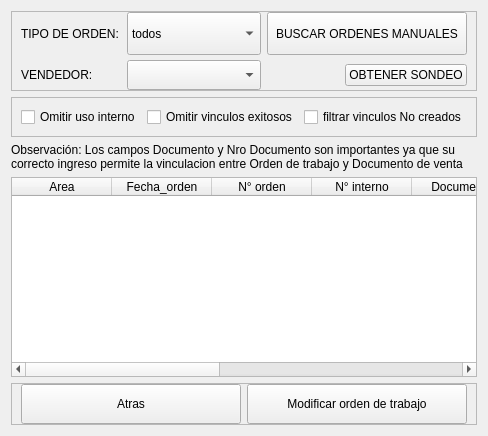
                <widget class="QWidget" name="tab_6">
                 <attribute name="title">
                  <string>ORDENES MANUALES</string>
                 </attribute>
                 <layout class="QVBoxLayout" name="verticalLayout_24">
                  <item>
                   <widget class="QFrame" name="frame">
                    <property name="minimumSize">
                     <size>
                      <width>0</width>
                      <height>80</height>
                     </size>
                    </property>
                    <property name="maximumSize">
                     <size>
                      <width>16777215</width>
                      <height>100</height>
                     </size>
                    </property>
                    <property name="frameShape">
                     <enum>QFrame::StyledPanel</enum>
                    </property>
                    <property name="frameShadow">
                     <enum>QFrame::Raised</enum>
                    </property>
                    <layout class="QGridLayout" name="gridLayout_9">
                     <property name="topMargin">
                      <number>0</number>
                     </property>
                     <property name="bottomMargin">
                      <number>0</number>
                     </property>
                     <property name="verticalSpacing">
                      <number>5</number>
                     </property>
                     <item row="1" column="3">
                      <widget class="QPushButton" name="btn_buscar_manuales">
                       <property name="minimumSize">
                        <size>
                         <width>200</width>
                         <height>0</height>
                        </size>
                       </property>
                       <property name="maximumSize">
                        <size>
                         <width>16777215</width>
                         <height>60</height>
                        </size>
                       </property>
                       <property name="text">
                        <string>BUSCAR ORDENES MANUALES</string>
                       </property>
                      </widget>
                     </item>
                     <item row="1" column="2">
                      <widget class="QComboBox" name="box_tipo_orden">
                       <property name="minimumSize">
                        <size>
                         <width>0</width>
                         <height>30</height>
                        </size>
                       </property>
                       <property name="maximumSize">
                        <size>
                         <width>300</width>
                         <height>50</height>
                        </size>
                       </property>
                       <item>
                        <property name="text">
                         <string>todos</string>
                        </property>
                       </item>
                       <item>
                        <property name="text">
                         <string>DIMENSIONADO</string>
                        </property>
                       </item>
                       <item>
                        <property name="text">
                         <string>ELABORACION</string>
                        </property>
                       </item>
                       <item>
                        <property name="text">
                         <string>CARPINTERIA</string>
                        </property>
                       </item>
                       <item>
                        <property name="text">
                         <string>PALLETS</string>
                        </property>
                       </item>
                      </widget>
                     </item>
                     <item row="2" column="0">
                      <widget class="QLabel" name="label_60">
                       <property name="maximumSize">
                        <size>
                         <width>100</width>
                         <height>16777215</height>
                        </size>
                       </property>
                       <property name="text">
                        <string>VENDEDOR:</string>
                       </property>
                      </widget>
                     </item>
                     <item row="2" column="2">
                      <widget class="QComboBox" name="box_vendedores">
                       <property name="minimumSize">
                        <size>
                         <width>0</width>
                         <height>30</height>
                        </size>
                       </property>
                      </widget>
                     </item>
                     <item row="1" column="0">
                      <widget class="QLabel" name="label_35">
                       <property name="maximumSize">
                        <size>
                         <width>100</width>
                         <height>50</height>
                        </size>
                       </property>
                       <property name="text">
                        <string>TIPO DE ORDEN:</string>
                       </property>
                      </widget>
                     </item>
                     <item row="2" column="3" alignment="Qt::AlignRight">
                      <widget class="QPushButton" name="btn_obtener_sondeo">
                       <property name="minimumSize">
                        <size>
                         <width>50</width>
                         <height>0</height>
                        </size>
                       </property>
                       <property name="maximumSize">
                        <size>
                         <width>200</width>
                         <height>16777215</height>
                        </size>
                       </property>
                       <property name="text">
                        <string>OBTENER SONDEO</string>
                       </property>
                      </widget>
                     </item>
                    </layout>
                   </widget>
                  </item>
                  <item>
                   <widget class="QFrame" name="frame_33">
                    <property name="frameShape">
                     <enum>QFrame::StyledPanel</enum>
                    </property>
                    <property name="frameShadow">
                     <enum>QFrame::Raised</enum>
                    </property>
                    <layout class="QHBoxLayout" name="horizontalLayout_38">
                     <item>
                      <widget class="QCheckBox" name="ch_omitir_carp">
                       <property name="text">
                        <string>Omitir uso interno</string>
                       </property>
                      </widget>
                     </item>
                     <item>
                      <widget class="QCheckBox" name="ch_omitir_exito">
                       <property name="text">
                        <string>Omitir vinculos exitosos</string>
                       </property>
                      </widget>
                     </item>
                     <item>
                      <widget class="QCheckBox" name="check_incompletas">
                       <property name="text">
                        <string>filtrar vinculos No creados</string>
                       </property>
                      </widget>
                     </item>
                    </layout>
                   </widget>
                  </item>
                  <item>
                   <widget class="QLabel" name="label_45">
                    <property name="text">
                     <string>Observación: Los campos Documento y Nro Documento son importantes ya que su correcto ingreso permite la vinculacion entre Orden de trabajo y Documento de venta</string>
                    </property>
                    <property name="wordWrap">
                     <bool>true</bool>
                    </property>
                   </widget>
                  </item>
                  <item>
                   <widget class="QTableWidget" name="tb_orden_manual_2">
                    <property name="sizePolicy">
                     <sizepolicy hsizetype="Expanding" vsizetype="Expanding">
                      <horstretch>0</horstretch>
                      <verstretch>0</verstretch>
                     </sizepolicy>
                    </property>
                    <property name="minimumSize">
                     <size>
                      <width>200</width>
                      <height>200</height>
                     </size>
                    </property>
                    <property name="columnCount">
                     <number>9</number>
                    </property>
                    <column>
                     <property name="text">
                      <string>Area</string>
                     </property>
                    </column>
                    <column>
                     <property name="text">
                      <string>Fecha_orden</string>
                     </property>
                    </column>
                    <column>
                     <property name="text">
                      <string>N° orden</string>
                     </property>
                    </column>
                    <column>
                     <property name="text">
                      <string>N° interno</string>
                     </property>
                    </column>
                    <column>
                     <property name="text">
                      <string>Documento</string>
                     </property>
                    </column>
                    <column>
                     <property name="text">
                      <string>N° Documento</string>
                     </property>
                    </column>
                    <column>
                     <property name="text">
                      <string>Cliente</string>
                     </property>
                    </column>
                    <column>
                     <property name="text">
                      <string>Vinculo</string>
                     </property>
                    </column>
                    <column>
                     <property name="text">
                      <string>vendedor</string>
                     </property>
                    </column>
                   </widget>
                  </item>
                  <item>
                   <widget class="QFrame" name="btn_footer_2">
                    <property name="minimumSize">
                     <size>
                      <width>0</width>
                      <height>40</height>
                     </size>
                    </property>
                    <property name="maximumSize">
                     <size>
                      <width>16777215</width>
                      <height>50</height>
                     </size>
                    </property>
                    <property name="frameShape">
                     <enum>QFrame::StyledPanel</enum>
                    </property>
                    <property name="frameShadow">
                     <enum>QFrame::Raised</enum>
                    </property>
                    <layout class="QHBoxLayout" name="horizontalLayout_19">
                     <property name="topMargin">
                      <number>0</number>
                     </property>
                     <property name="bottomMargin">
                      <number>0</number>
                     </property>
                     <item>
                      <widget class="QPushButton" name="btn_atras_8">
                       <property name="minimumSize">
                        <size>
                         <width>0</width>
                         <height>40</height>
                        </size>
                       </property>
                       <property name="maximumSize">
                        <size>
                         <width>16777215</width>
                         <height>50</height>
                        </size>
                       </property>
                       <property name="text">
                        <string>Atras</string>
                       </property>
                      </widget>
                     </item>
                     <item>
                      <widget class="QPushButton" name="btn_modificar_5">
                       <property name="minimumSize">
                        <size>
                         <width>0</width>
                         <height>40</height>
                        </size>
                       </property>
                       <property name="maximumSize">
                        <size>
                         <width>16777215</width>
                         <height>50</height>
                        </size>
                       </property>
                       <property name="text">
                        <string>Modificar orden de trabajo</string>
                       </property>
                      </widget>
                     </item>
                    </layout>
                   </widget>
                  </item>
                 </layout>
                </widget>
